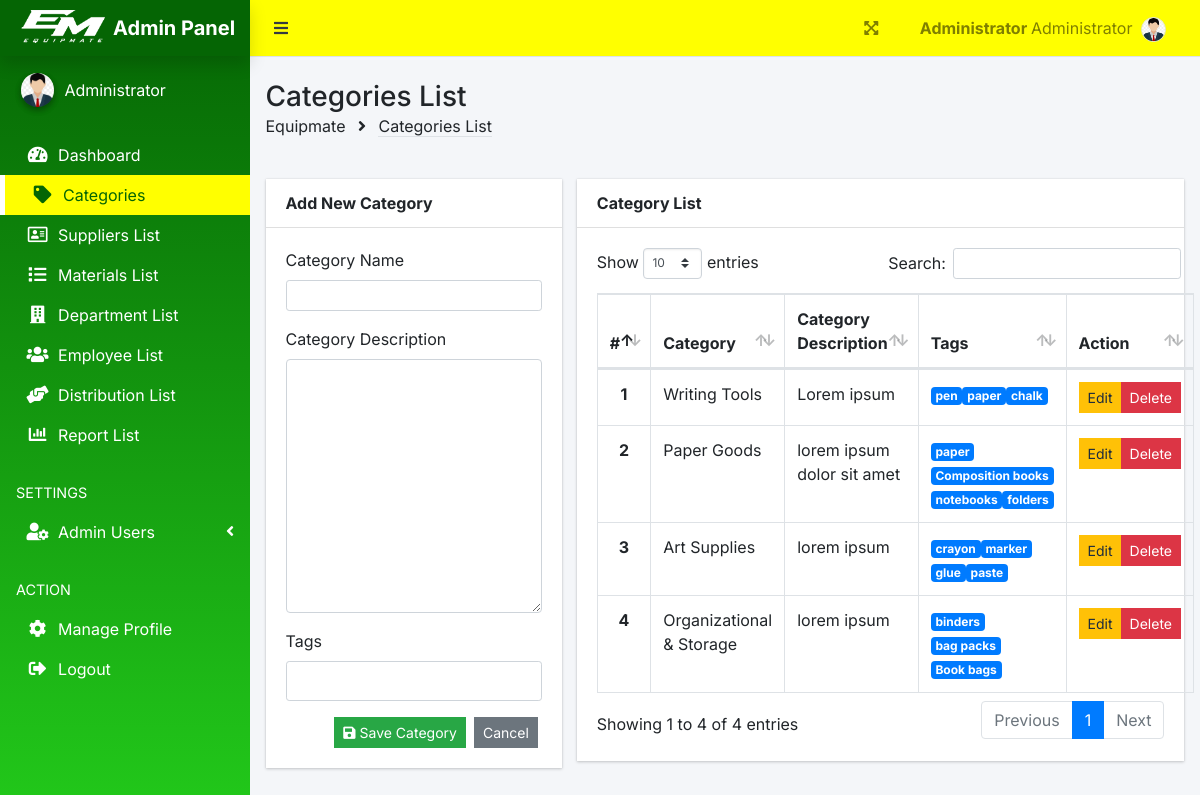
/index.php?page=categories_list (signed in), run on the app's committed database.
### tables this page shows
CREATE TABLE `categories_list` (
  `cat_id` int(11) NOT NULL,
  `category_name` varchar(100) NOT NULL,
  `category_description` text NOT NULL,
  `tags` text NOT NULL,
  `date_added` datetime NOT NULL DEFAULT current_timestamp()
);

### admin/categories_list.php (the view, shortened to what this page needs)
<?php include 'db_connect.php' ?>
<div class="row">
  <div class="col-md-4">
    <div class="card">
      <div class="card-header">
        <strong>Add New Category</strong>
      </div>
      <div class="card-body">
        <form action="" id="manage-category">
          <div class="form-group">
            <label for="" class="text-normal font-weight-normal">Category Name</label>
            <input type="text" name="category_name" class="form-control form-control-sm"
              value="<?php echo isset($category_name) ? $category_name : '' ?>">
          </div>
          <div class="form-group">
            <label for="" class="font-weight-normal">Category Description</label>
            <textarea name="category_description" id="" class="form-control" cols="30"
              rows="10"><?php echo isset($category_description) ? $category_description : '' ?></textarea>
          </div>
          <div class="form-group">
            <label for="" class="text-normal font-weight-normal">Tags</label>
            <div id="tag-input" class="form-control form-control-sm"
              style="min-height:40px;display:flex;flex-wrap:wrap;gap:5px;">
              <input type="text" id="tag-field" style="border:none;flex:1;min-width:120px;outline:none;">
            </div>
          </div>
          <div class="d-flex justify-content-end w-100">
            <button class="btn btn-sm btn-success btn-flat mx-1"><i class="fa fa-save"></i> Save Category</button>
            <a href="./index.php?page=categories_list" class="btn btn-sm btn-secondary btn-flat mx-1">Cancel</a>
          </div>
        </form>
      </div>
    </div>
  </div>
  <div class="col-md-8">
    <div class="card">
      <div class="card-header">
        <strong>Category List</strong>
      </div>
      <div class="card-body">
        <table class="table table-hover table-bordered" id="list">
          <colgroup>
            <col width="5%">
            <col width="15%">
            <col width="45%">
            <col width="25%">
            <col width="10%">
          </colgroup>
          <thead>
            <tr>
              <th class="text-center">#</th>
              <th>Category</th>
              <th>Category Description</th>
              <th>Tags</th>
              <th>Action</th>
            </tr>
          </thead>
          <tbody>
            <?php
            $i = 1;
            $qry = $conn->query("SELECT * FROM categories_list ORDER BY date_added ASC");
            if ($qry->num_rows > 0) {
              while ($row = $qry->fetch_assoc()):
                ?>
                <tr>
                  <th class="text-center"><?php echo $i++ ?></th>
                  <td><?php echo $row['category_name'] ?></td>
                  <td><?php echo $row['category_description'] ?></td>
                  <td>
                    <?php
                    if (!empty($row['tags'])) {
                      $tags = explode(",", $row['tags']);
                      foreach ($tags as $tag) {
                        echo '<span class="badge bg-primary me-1">' . trim($tag) . '</span>';
                      }
                    } else {
                      echo '<span class="text-muted">No tags</span>';
                    }
                    ?>
                  </td>
                  <td class="text-center">
                    <div class="btn-group">
                      <?php $hashed_link = hash('sha256', $row['cat_id']); ?>
                      <a class="btn btn-warning btn-flat btn-sm"
                        href="./index.php?page=edit_category&cat_id=<?php echo $hashed_link ?>">Edit</a>
                      <button type="button" class="btn btn-danger btn-flat btn-sm delete-category"
                        data-id="<?php echo $row['cat_id'] ?>">
                        Delete
                      </button>
                    </div>
                  </td>
                </tr>
              <?php endwhile;
            } else {
              echo '<tr class="text-center">
              <td colspan="5">No Data found in Database!</td></tr>';
            } ?>
          </tbody>
        </table>
      </div>
    </div>
  </div>
</div>

### data on the page
categories_list: category_name "Writing Tools", category_description "Lorem ipsum", tags "pen", tags "paper", tags "chalk"
categories_list: category_name "Paper Goods", category_description "lorem ipsum dolor sit amet", tags "paper", tags "Composition books", tags "notebooks", tags "folders"
categories_list: category_name "Art Supplies", category_description "lorem ipsum", tags "crayon", tags "marker", tags "glue", tags "paste"
categories_list: category_name "Organizational & Storage", category_description "lorem ipsum", tags "binders", tags "bag packs", tags "Book bags"

### other printed values
$_SESSION['login_firstname'] "Administrator"
$title "Categories List"
